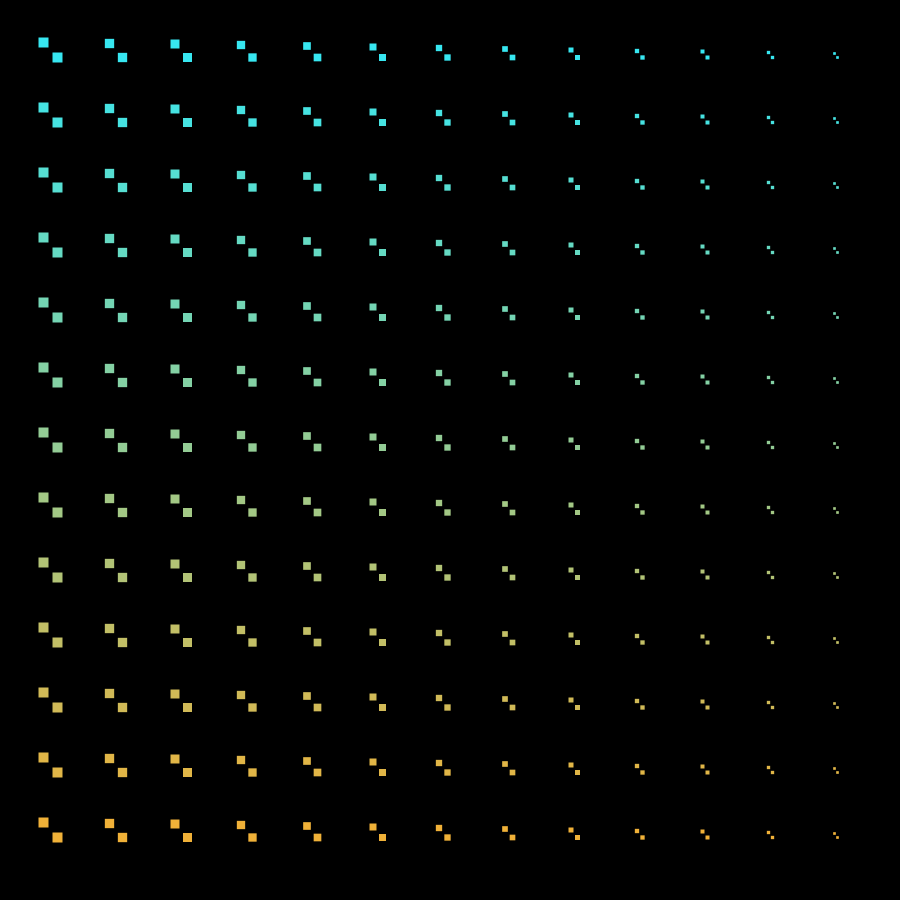
Frame 1 (no input)
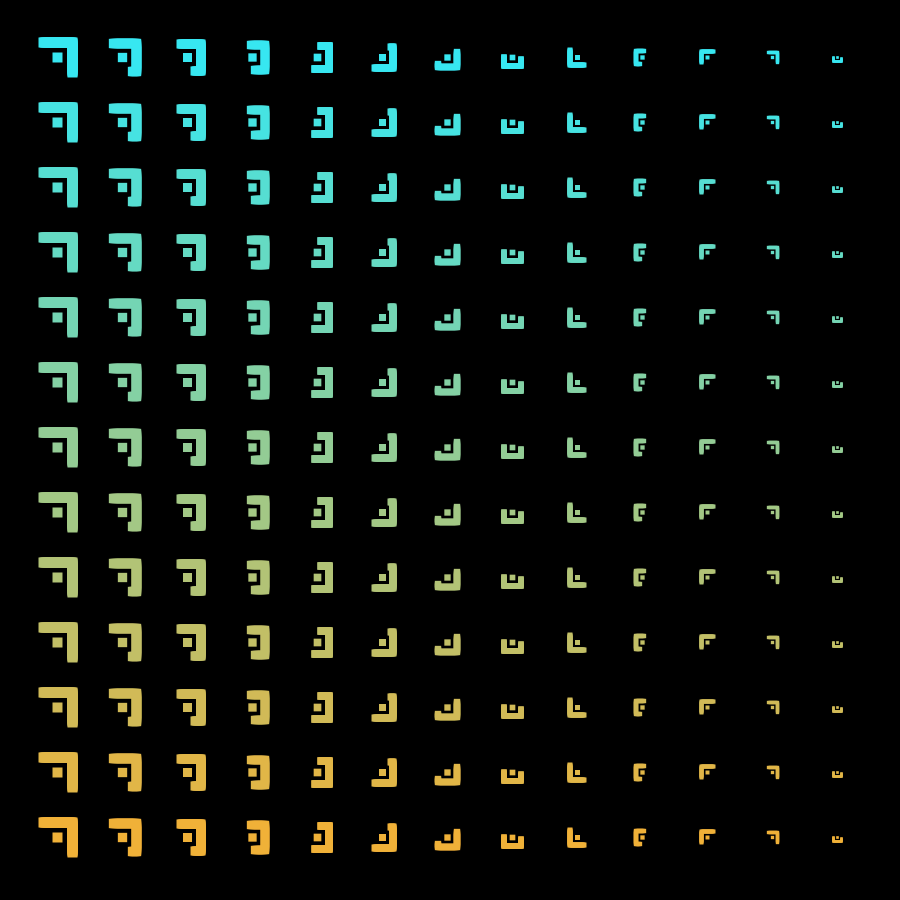
Frame 60 (the mouse pressed at the canvas centre just before this capture)
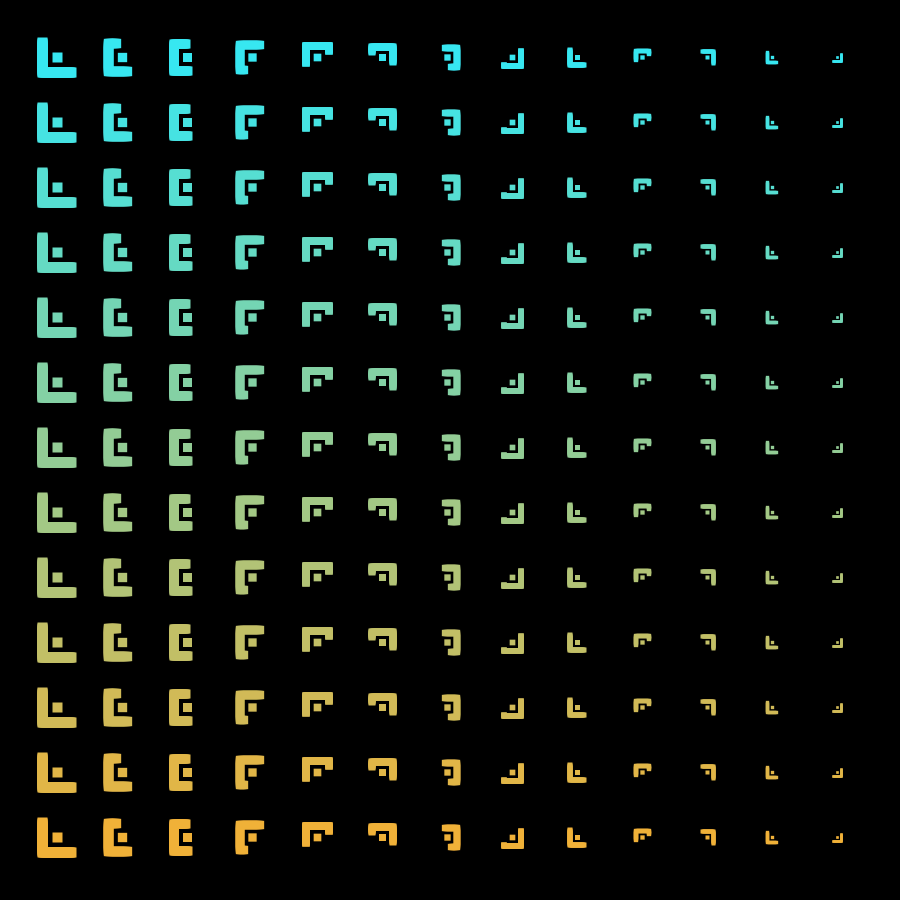
Frame 120 (the mouse held since frame 60 and released just before this capture)

The Processing sketch that drew these frames (run headless with seeded random() and noise(); from frame 60 on, the mouse is pressed at the canvas centre):

// Processing sketch: sketch_75
// ── sketch_75.pde
int m = 13;
float w;

Arrow[] arrows = new Arrow[m*m];

int numFrames = 600;
void setup() {
  size(900, 900);
  w = (width-50)/m;
  
  strokeCap(SQUARE);
  
  for(int j=0;j<m;j++) {
    for(int i=0;i<m;i++) {
      int index = j*m+i;
      float x = i*w+w/2+25;
      float y = j*w+w/2+25;
      float mw = map(x, 0, width, 0.5*w, 0.1*w);
      arrows[index] = new Arrow(x, y, (int)mw);
    }
  }
}

void draw() {
  background(0);
  
  for(int i=0;i<m*m;i++) {
    arrows[i].update();
    arrows[i].show();
  }
}

// ── Arrow.pde


class Arrow {
  color c1 = #29EBFF; //cyan
  color c2 = #FFAD29; //orange
  float mw;
  PVector pos;
  PVector vel;
  float x, y;
  ArrayList<PVector> tail = new ArrayList();
  int listMax;
  
  Arrow(float x, float y, float maxW) {
    this.x = x;
    this.y = y;
    mw = maxW;
    listMax = (int)mw*2;
    pos = new PVector(x-mw/2, y-mw/2);
    vel = new PVector(1, 0);
  }
  
  void update() {
    pos.add(vel);
    
    if(pos.x == x+mw/2 && pos.y == y-mw/2) { //TOP RIGHT
      vel.x = 0;
      vel.y = 1;
    } else if(pos.x == x+mw/2 && pos.y == y+mw/2) { //BOT RIGHT
      vel.x = -1;
      vel.y = 0;
    } else if(pos.x == x-mw/2 && pos.y == y+mw/2) { //BOT LEFT
      vel.x = 0;
      vel.y = -1;
    } else if(pos.x == x-mw/2 && pos.y == y-mw/2) { //TOP LEFT
      vel.x = 1;
      vel.y = 0;
    }
    
    tail.add(new PVector(pos.x, pos.y));
    if(tail.size() > listMax) {
      tail.remove(0);
    }
  }
    
  
  void show() {
    rectMode(CENTER);
    noFill();
    stroke(60);
    //rect(x, y, mw, mw);
    
    //rect(pos.x, pos.y, 40, 40);
    color col = lerpColor(c1, c2, y/height);
    noStroke();
    fill(col);
    //float sw = map(x, 0, width, 10, 3);
    float sw = mw/3;
    for(int i=0;i<tail.size();i++) {
      rect(tail.get(i).x, tail.get(i).y, sw, sw);
    }
    
    float f = 3;
    rect(x, y, mw/f, mw/f);
  }
}
